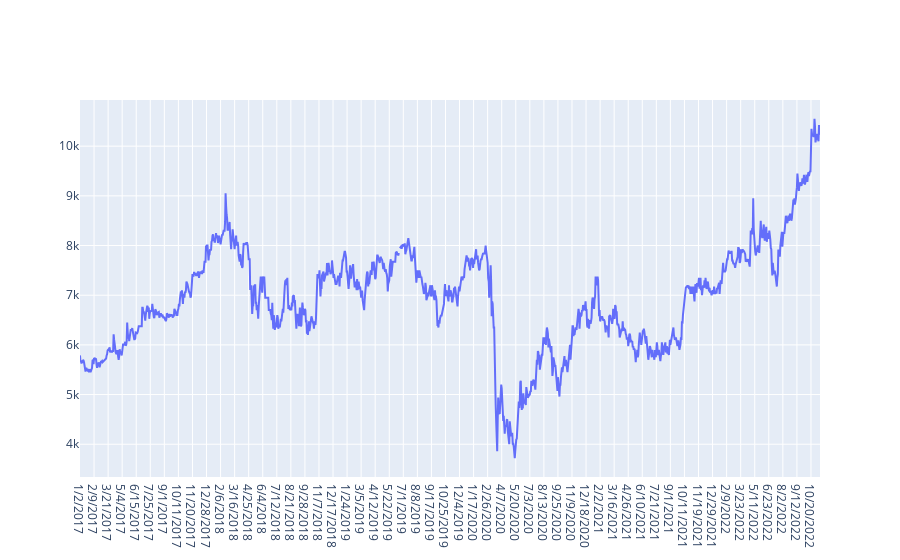

Notebook source saved alongside this figure:
### Markdown cell above
Buat Plot

### Code cell
bmri_trace = go.Scatter(x=datasaham.index, y=datasaham['Close'], name= 'Price')
py.iplot([bmri_trace])

### Figure 1 — Plotly figure (JSON) as saved in the notebook; plotly's stock layout.template omitted (floating-point values rounded to 4 significant figures; data arrays with more than 128 entries replaced by an {"elided": "..."} marker saying what was removed)
{"data": [{"name": "Price", "type": "scatter", "x": {"elided": "1475 str values"}, "y": {"elided": "1475 float values"}}], "layout": {}}
